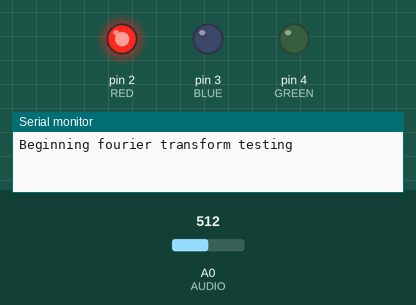
Recording of a sketch running on a simulated Arduino Uno, built with avr-gcc and run on an emulated ATmega328P. On the bench: output pins drawn as LEDs (lit = HIGH), the last lines printed to the serial monitor. The test bench sets the inputs (shaded band); at power-on: A0 (AUDIO) = 512. At 12.2 s the program stops and its outputs stay as they are.

Above: at 0.1 s.
At 11.8 s:
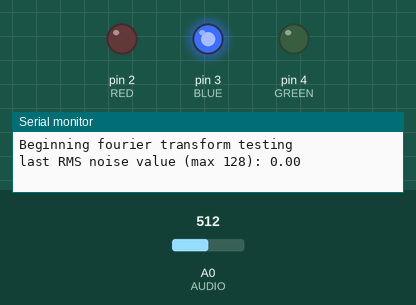
Timing chart, 0 to 13.3 s (numbered marks = the images above):
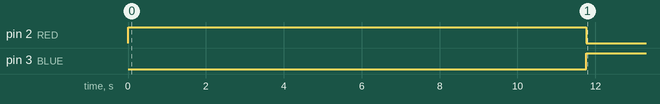

Measured:
- by itself, pin 2 (RED): LOW → HIGH at 0.00 s, → LOW 11.8 s later
- by itself, pin 3 (BLUE): LOW → HIGH at 11.8 s

The sketch:

first_fix_fft.ino
```cpp
#include "fix_fft.h"

#define SAMPLES 256
#define SAMPLE_WAIT 500 // microseconds. This gives 2kHz sampling rate
#define INDS_TO_FREQS 7.8125 //31.25 //15.625  //7.8125  // 3.90625
#define AUDIO A0
#define BUFFER_SIZE 24

#define RED 2
#define BLUE 3
#define GREEN 4

char vReal[SAMPLES];
char vImag[SAMPLES];
// only need half of the values, as the other half are above nyquist limit
//uint16_t barht[SAMPLES/2]; // bar height

double max_magnitude = 0.0;
double second_magnitude = 0.0;
uint8_t max_index;
uint8_t second_index;
double average_index;
uint8_t buffer_pointer = 0;

double cycling_max_indices[BUFFER_SIZE]; // 3 seconds either side

double RMS_noise = 0.0; // used for determining when the drone has passed over

void setup() {
  //Connect 3v3 supply to VREF pin
  //so that analog reads are mapped nicely
  Serial.begin(9600);
  analogReference (EXTERNAL) ;
  analogRead (0) ; // Make sure pin is stable

  pinMode(RED, OUTPUT);
  pinMode(BLUE, OUTPUT);
  pinMode(GREEN, OUTPUT);

  Serial.println("Beginning fourier transform testing");
}

void loop() {
  // get audio data to fill up buffer
  uint16_t val;

  digitalWrite(RED, HIGH);
  for(int i = 0; i < BUFFER_SIZE; i++)
  {
    RMS_noise = 0.0;
    for(int j = 0; j < SAMPLES; j++)
    {
      unsigned long t_start = micros();
      uint16_t val = analogRead(AUDIO); //   0  - 1023
      char val2 = (char)(val/4 - 128);  // -128 - 1023
      vReal[j] = val2;
      vImag[j] = 0;
      RMS_noise = RMS_noise + val2 * val2;
      while(micros() - t_start < SAMPLE_WAIT);
    }
    RMS_noise = sqrt(RMS_noise/SAMPLES);
    //Serial.println("RMS noise: %.3f", RMS_noise);

    fix_fft(vReal, vImag, 8, 0); // log2(9) = 512, the number of samples used
    // now magnitudes of the frequencies are stored in vReal and vImag.

    // get absolute magnitudes of each frequency
    max_magnitude = 0.0;
    second_magnitude = 0.0;
    max_index = 0;
    second_index = 0;
    for(uint8_t i = 0; i < SAMPLES/2; i ++)
    {
      //barht[i] = (uint16_t)sqrt(vReal[i]*vReal[i] + vImag[i]*vImag[i]);
      double magnitude = sqrt(vReal[i]*vReal[i] + vImag[i]*vImag[i]);
      //Serial.println(magnitude);
      if(magnitude > max_magnitude)
      {
        // update maximum magnitude and index at which it occurs
        max_magnitude = magnitude;
        max_index = i;
        // potential to add something to interpolate between the two highest
        // frequencies, to get better resolution
      }
      else if(magnitude > second_magnitude)
      {
        second_magnitude = magnitude;
        second_index = i;
      }
    }
    if((max_index - second_index) * (max_index - second_index) == 1)
    {
      average_index = (double)((max_index * max_magnitude + second_index * second_magnitude)/(max_magnitude + second_magnitude));
    }
    else
    {
      average_index = (double)max_index;
    }
    cycling_max_indices[buffer_pointer] = average_index; // store 'index' of largest frequency component
    buffer_pointer = (buffer_pointer + 1) % BUFFER_SIZE;
  }
  digitalWrite(RED, LOW);
  digitalWrite(BLUE, HIGH);

  Serial.print("last RMS noise value (max 128): ");
  Serial.println(RMS_noise);

  Serial.println("\nMax indices:");
  for(int i = 0; i < BUFFER_SIZE; i++)
  {
    Serial.println(cycling_max_indices[i]);
  }
  Serial.println("\n\nMax frequencies:");
  for(int i = 0; i < BUFFER_SIZE; i++)
  {
    Serial.println(cycling_max_indices[i]*INDS_TO_FREQS);
  }
  Serial.println("\n\nFinished debugging sequence. bye");
  while(1);

}


// FLOWCHART
/*
 Setup ADC
 Setup LCD display

 Enter sampling loop, to get a peak frequency
 Fill up 2~5 second circular buffer, RED led during process

 Continue to cycle buffer. BLUE led.
 And work out RMS noise at each time step.
 At peak noise, continue for 1~2.5 seconds. RED LED

 Finish calculations, calculate speed.
 Display speed on screen, GREEN LED

 Wait forever until reset button pressed.

 */
```
